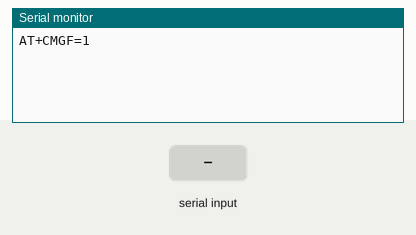
Simulated run of this sketch. Board: Arduino Uno, built with avr-gcc and run on an emulated ATmega328P. Shown: the last lines printed to the serial monitor. The test bench sets the inputs (shaded band). The modem accepts every AT command (registered, SIM ready, sends succeed) and sends nothing else.

Above: at 10.9 s.
11.0 s: "1" received over Serial
At 13.8 s:
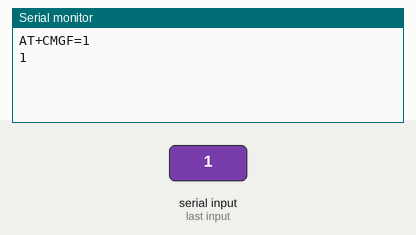
14.0 s: "0" received over Serial
15.5 s: "2" received over Serial
At 17.8 s:
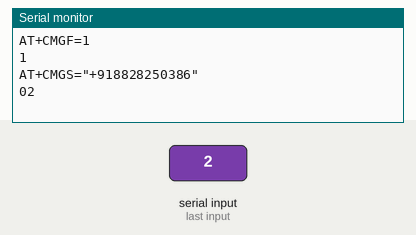

Measured:
- after the input at 11.0 s, the serial monitor: prints a new line after 2.0 s (image 1)
- after the input at 15.5 s, the serial monitor: prints a new line after 1.5 s (image 2)

The sketch:

message_gsm.ino
```cpp
#include<SoftwareSerial.h>
SoftwareSerial gsm(2,3);

void setup()
{
  delay(10000);
  Serial.begin(9600);
  gsm.begin(9600);
  sendData("AT+CMGF=1",3000,1);
  delay(1000);
  sendData("AT+CMGS=\"+918828250386\"\r",3000,1); //replace x by your number
  delay(1000);
  sendData("https://www.google.com/maps/place/20%C2%B000'00.0%22N+45%C2%B000'00.0%22E/data=!3m1!1e3!4m5!3m4!1s0x0:0x0!8m2!3d20!4d45",3000,1);
  delay(100);
  gsm.println((char)26);
  delay(1000);
}
void loop()
{

}

String sendData(String command, const int timeout, boolean debug)
{
    String response = "";
    Serial.println(command);
    long int time = millis();
    while ((time + timeout) > millis())
    {
        while (Serial.available())
        {
            char c = Serial.read();
            response += c;
        }
    }
    if (debug)
    {
        Serial.println(response);
    }
    return response;
}
///data=!3m1!1e3!4m5!3m4!1s0x0:0x0!8m2!3d20!4d45
///data=!3m1!1e3!4m5!3m4!1s0x0:0x0!8m2!3d20!4d45
```
